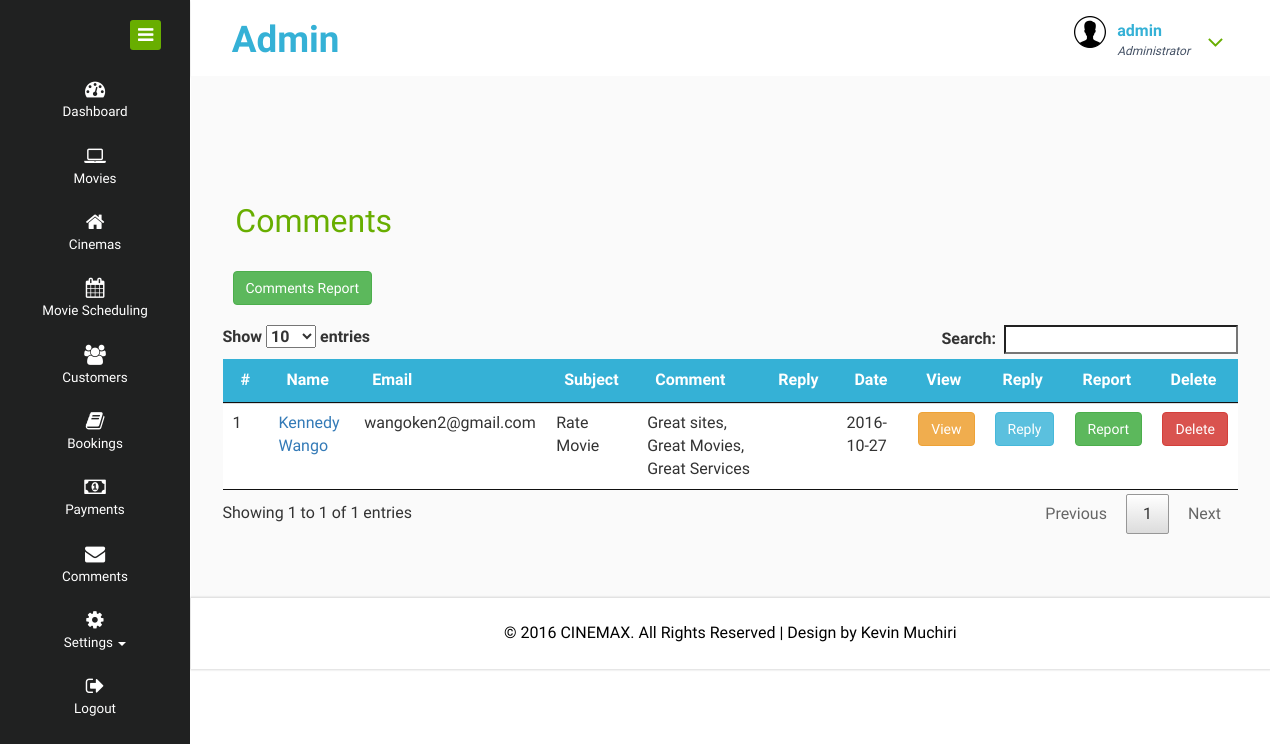
Screenshot of /admin/comments.php (signed in) with the database file from the repository.
### tables this page shows
CREATE TABLE `comments` (
  `id` int(11) NOT NULL,
  `firstname` varchar(100) NOT NULL,
  `lastname` varchar(100) NOT NULL,
  `email` varchar(255) NOT NULL,
  `subject` varchar(100) DEFAULT NULL,
  `message` text NOT NULL,
  `date` date NOT NULL,
  `is_seen` int(11) NOT NULL,
  `reply` text
);

### admin/comments.php (the view, shortened to what this page needs)
<!DOCTYPE HTML>
<html>
<head>
<link href="css/bootstrap.css" rel="stylesheet" type="text/css" media="all">
<link href="css/jquery.dataTables.1.10.11.min.css" rel="stylesheet" type="text/css" media="all">
<link href="css/style.css" rel="stylesheet" type="text/css" media="all"/>
<link href="css/font-awesome.css" rel="stylesheet">
</head>
<body>
<div class="page-container">
   <div class="left-content">
	   <div class="mother-grid-inner">
				<?php include'head.php';?>
<div class="inner-block">
    <div class="product-block">
    	<div class="pro-head">
    		<h2>Comments</h2>
    	</div>
 <div style="margin-bottom:20px;margin-left:10px;">
      <a target="blank" href="commentsreport.php" class="btn btn-success">Comments Report</a>
      </div>
    	<table id="users" class="table table-condensed table-responsive table-hover">
      <thead style="background:#35b1d6">
        <th style="color:#FFF">#</th>
        <th style="color:#FFF">Name</th>
        <th style="color:#FFF">Email</th>
        <th style="color:#FFF">Subject</th>
        <th style="color:#FFF">Comment</th>
        <th style="color:#FFF">Reply</th>
        <th style="color:#FFF">Date</th>
        <th style="color:#FFF">View</th>
        <th style="color:#FFF">Reply</th>
        <th style="color:#FFF">Report</th>
        <th style="color:#FFF">Delete</th>
      </thead>
      <tbody>
        <?php
        $selm=mysqli_query($con,"select * from comments order by id DESC") or die(mysqli_error($con));
    $i=0;
    while($row=mysqli_fetch_array($selm,MYSQLI_ASSOC)){
    $i++;
    $id=$row['id'];
    echo'<tr class="del'.$id.'"><td>'.$i.'</td><td><a href="view_comment.php?id='.$row['id'].'">'.$row['firstname'].' '.$row['lastname'].'</a></td><td>'.$row['email'].'</td><td>'.$row['subject'].'</td><td>'.$row['message'].'</td><td>'.$row['reply'].'</td><td>'.$row['date'].'</td><td><a class="btn btn-warning" href="view_comment.php?id='.$row['id'].'">View</a></td><td><a class="btn btn-info" href="reply.php?id='.$row['id'].'">Reply</a></td><td><a href="reportcomment.php?id='.$row['id'].'" target="_blank" class="btn btn-success">Report</a></td><td><a class="btn btn-danger" id='.$id.'>Delete</a></td></tr>';
    }
        ?>
      </tbody>
    </table>
    </div>
</div>
<link rel="stylesheet" type="text/css" href="css/magnific-popup.css">
<?php include'footer.php';?>
</div>
</div>
    <?php include'includes.php';?>
</body>
</html>

### admin/includes.php (style rules this page uses)
a { text-decoration:none }

### rows the page displays
comments: firstname "Kennedy", lastname "Wango", email "wangoken2@gmail.com", subject "Rate Movie", message "Great sites, Great Movies, Great Services", date "2016-10-27"

### other values shown
$_SESSION['manager'] "admin"
